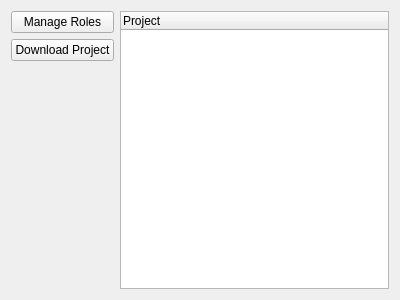
<?xml version="1.0" encoding="UTF-8"?>
<ui version="4.0">
 <class>Form</class>
 <widget class="QWidget" name="Form">
  <property name="geometry">
   <rect>
    <x>0</x>
    <y>0</y>
    <width>400</width>
    <height>300</height>
   </rect>
  </property>
  <property name="windowTitle">
   <string>Form</string>
  </property>
  <layout class="QGridLayout" name="gridLayout">
   <item row="0" column="0">
    <layout class="QHBoxLayout" name="horizontalLayout">
     <item>
      <layout class="QVBoxLayout" name="verticalLayout_2">
       <item>
        <widget class="QPushButton" name="rolesButton">
         <property name="text">
          <string>Manage Roles</string>
         </property>
        </widget>
       </item>
       <item>
        <widget class="QPushButton" name="downloadButton">
         <property name="text">
          <string>Download Project</string>
         </property>
        </widget>
       </item>
       <item>
        <spacer name="verticalSpacer">
         <property name="orientation">
          <enum>Qt::Vertical</enum>
         </property>
         <property name="sizeHint" stdset="0">
          <size>
           <width>20</width>
           <height>40</height>
          </size>
         </property>
        </spacer>
       </item>
      </layout>
     </item>
     <item>
      <widget class="QTreeWidget" name="treeWidget">
       <column>
        <property name="text">
         <string>Project</string>
        </property>
       </column>
      </widget>
     </item>
    </layout>
   </item>
  </layout>
 </widget>
 <resources/>
 <connections/>
</ui>
